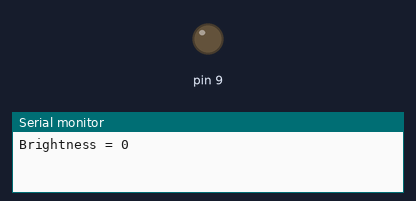
Recording of a sketch running on a simulated Arduino Uno, built with avr-gcc and run on an emulated ATmega328P. Parts: output pins drawn as LEDs (lit = HIGH), the last lines printed to the serial monitor.

Above: at 0.1 s.
At 60.1 s:
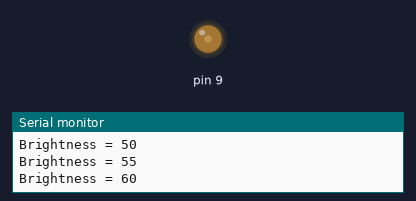
At 125.1 s:
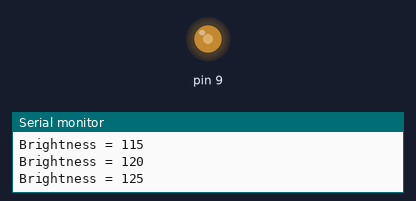
Timing chart, 0 to 126.6 s (numbered marks = the images above):
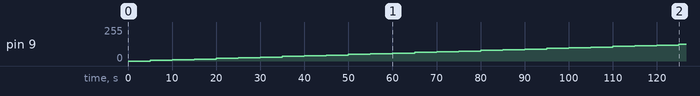

The sketch:

fade.ino
```cpp
int brightness = 0;
int fadeAmount = 5;

void setup() {
  pinMode(9, OUTPUT);
  Serial.begin(9600);
}

void loop() {
  analogWrite(9, brightness);
  Serial.print("Brightness = ");
  Serial.println(brightness);

  brightness = brightness + fadeAmount;

  if (brightness == 0 || brightness == 255) {
  fadeAmount = -fadeAmount ;
}

delay(5000);
}
```

Measured:
- by itself, pin 9: moves from 0/255 to 125/255 over 120 s
